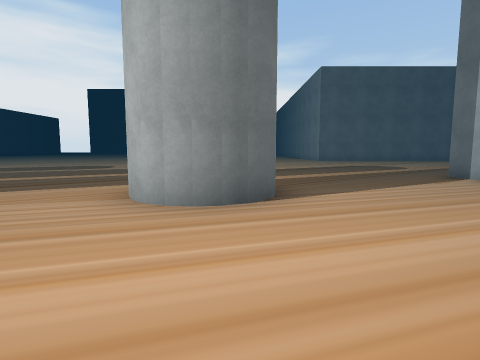
view 1 (above)

24 first-person views from a walk through a Unity game level. The camera is 1.2 m above the floor, tilts 6° down and sees 80° across. The floor is counted in squares, 2 m on a side. Each view is taken from the middle of a square. On the plan, view 1 faces up. The plan holds only what a view shows up to about 9 squares ahead; the rest is blank. The place goes on beyond the plan. The player character is not drawn. Some surface patterns are stand-ins.

view 2
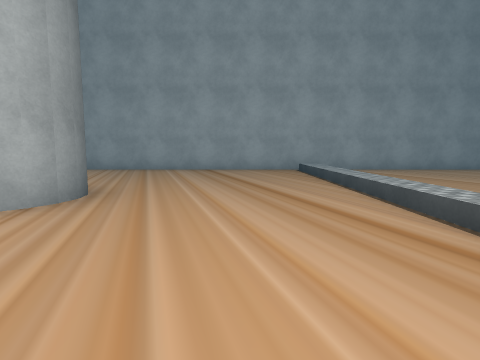

view 3
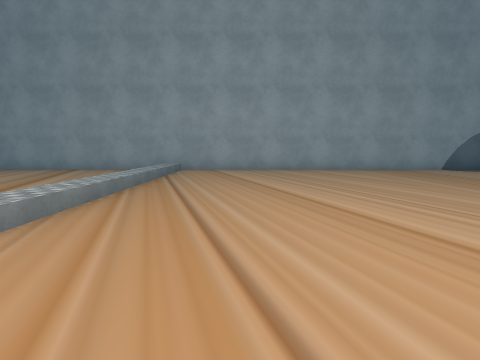

view 4
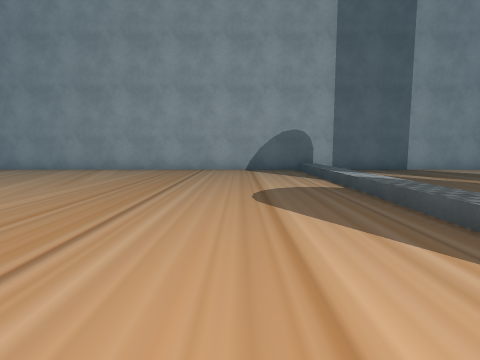

view 5
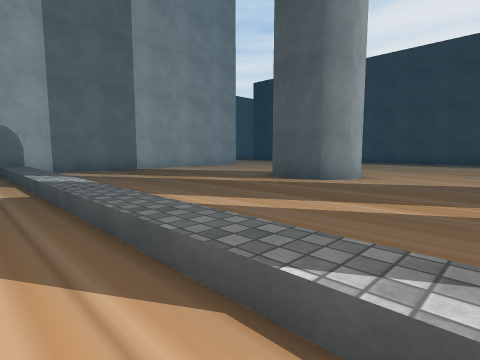

view 6
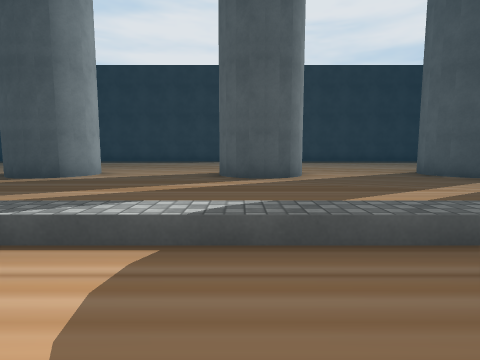

view 7
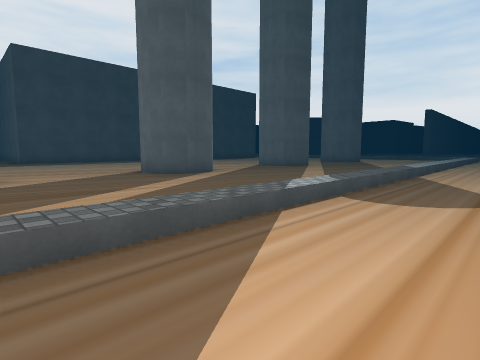

view 8
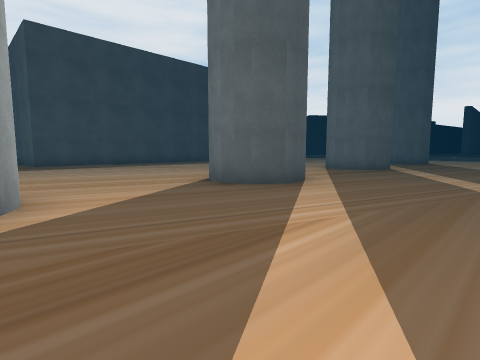

view 9
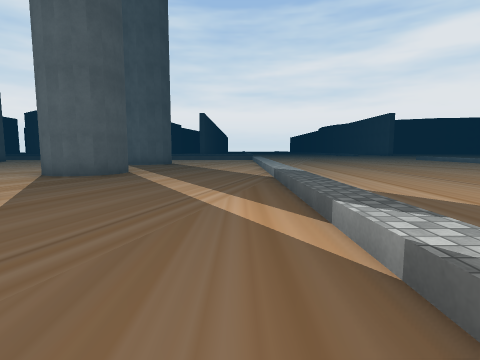

view 10
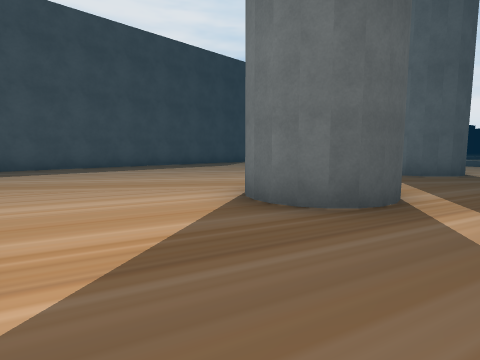

view 11
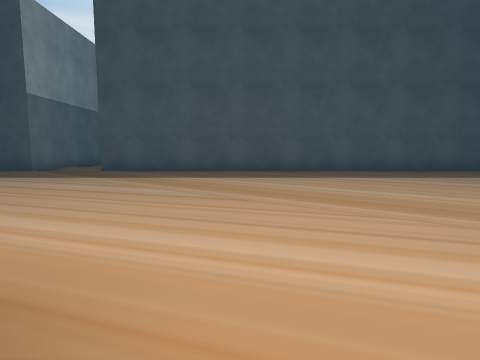

view 12
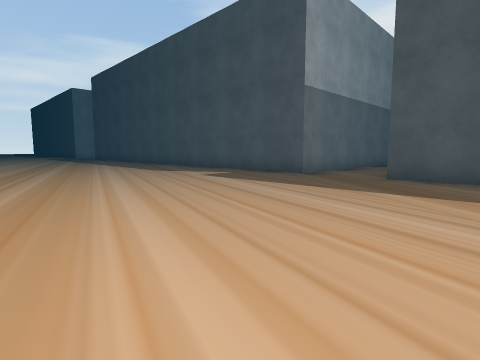

view 13
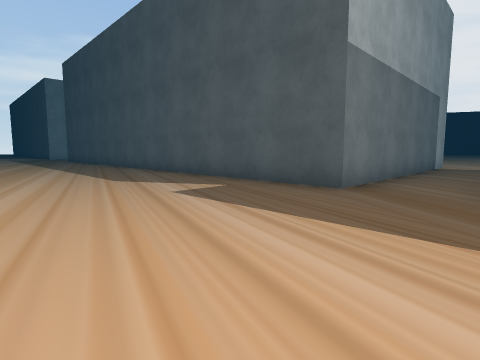

view 14
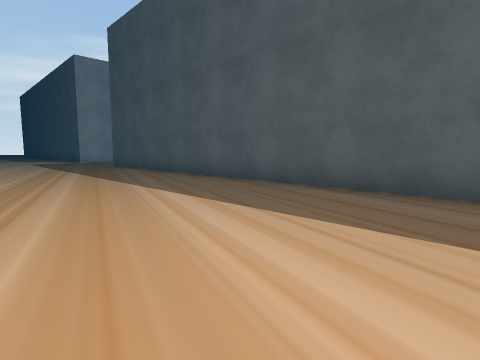

view 15
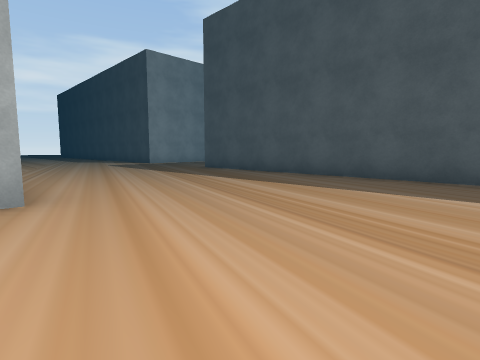

view 16
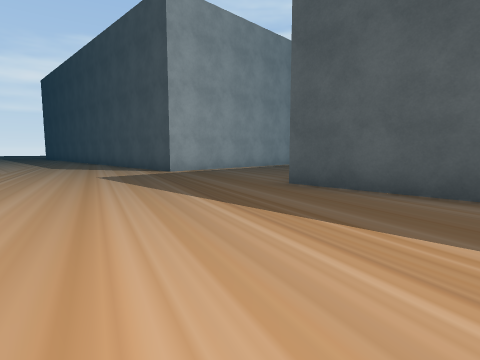

view 17
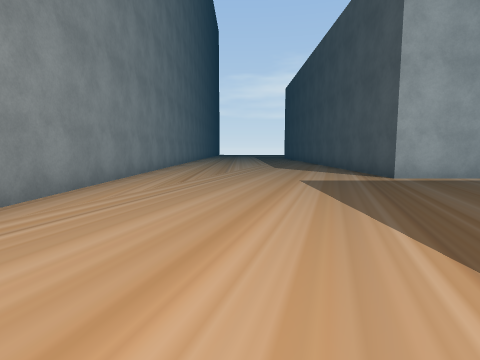

view 18
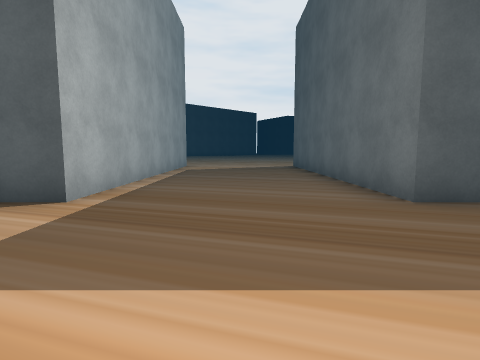

view 19
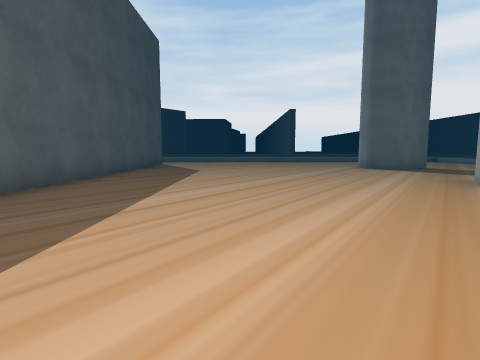

view 20
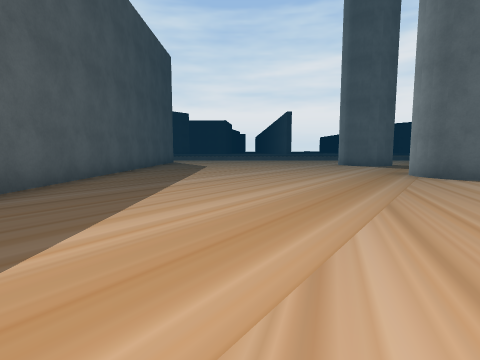

view 21
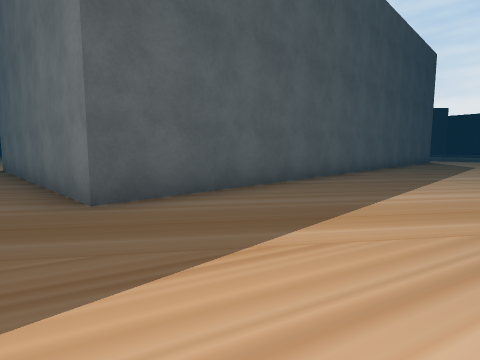

view 22
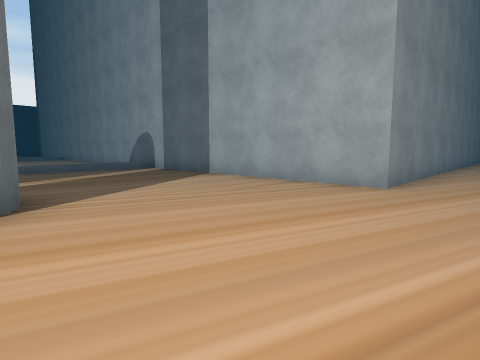

view 23
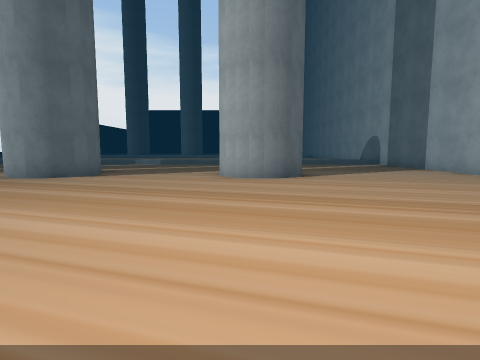

view 24
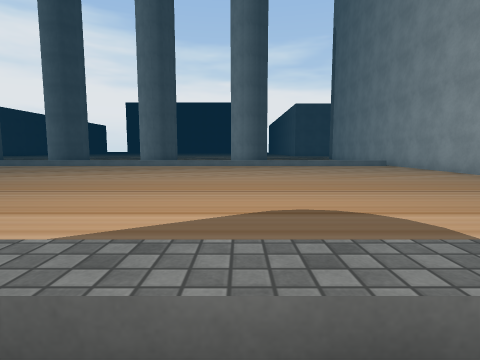

### Floor plan
Key: @ floor where view 1 was taken; # wall or solid block; . main floor; : floor 0.5 m higher than the main floor.
Columns run from 20 left of view 1 to 16 right of it. Each row starts with its distance up from view 1.
  9              ....    ......
  8              .....   ......
  7               ....   .....
  6                ....  ....#
  5                 ...  ....#
  4                 ...##....#
  3                  ..##....#
  2                  ........#
  1                 .........#
  0                  ...@....#
 -1                   :::::::#
 -2                  ........#
 -3             .............#
 -4             .............#
 -5    ..        ............#
 -6    ...        ...........#
 -7    ....        ..........#
 -8    ......      ..........#
 -9    ......................#
-10    ......................#
-11    ::::::::::::::::::::::#
-12    ......................#
-13    ......................#
-14 .. ......................#
-15 #...##...##...##...##....#
-16 #...##... #...##...##....#
-17 #...##... #...##...##....#
-18 .........................############
-19 .....................................
-20 .....................................
-21 .....................................
-22 .....................................
-23 .....................................
-24 #############.################...####
-25             #.#              #...#
-26             #.#              #...#
-27             #.#              #...#
-28             #.#              #...#
-29             #.#              #...#
-30             #.#              #...#

Positions as (right, up) in squares from view 1, and headings:
1: (0, 0), facing up
2: (-4, 1), facing right
3: (-4, -3), facing right
4: (-4, -9), facing right
5: (-4, -10), facing down-right
6: (-5, -9), facing down
7: (-6, -9), facing down-left
8: (-6, -12), facing down-left
9: (-8, -12), facing left
10: (-12, -14), facing down-left
11: (-12, -16), facing down
12: (-10, -18), facing down-right
13: (-8, -20), facing down-right
14: (-2, -20), facing down-right
15: (1, -18), facing down-right
16: (6, -20), facing down-right
17: (7, -21), facing right
18: (11, -21), facing down
19: (-11, -21), facing left
20: (-9, -21), facing left
21: (-7, -21), facing down-left
22: (0, -20), facing up-right
23: (-1, -23), facing up
24: (-1, -12), facing up
